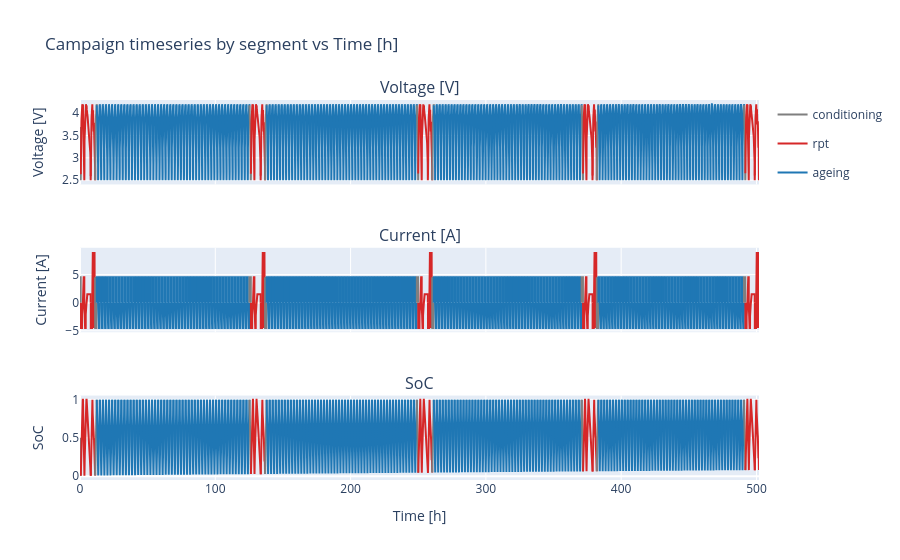

Notebook code for this chart:
### Markdown cell above
## 2. The campaign as one labelled signal

`return_timeseries=True` returns the whole campaign on one time axis. Each
sample is labelled with its segment (`ageing`, `rpt`, `performance`,
`conditioning`), cycle number, and the RPT or test it belongs to. Headers
match `run_sim`. `plot_timeseries` takes a header or a list.

Downsampling is step-aware, so 30 s HPPC pulses stay visible inside
hours-long RPTs.

### Code cell
result.plot_timeseries(["Voltage [V]", "Current [A]", "SoC"])
